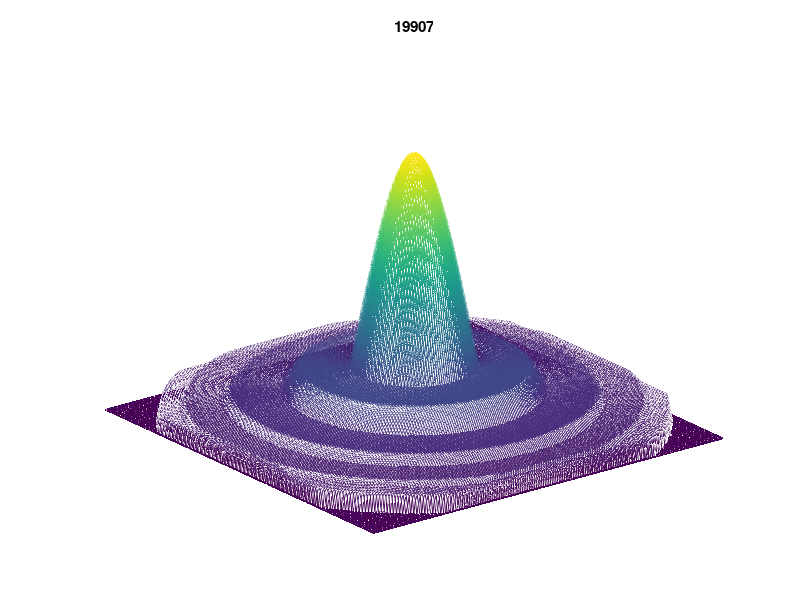
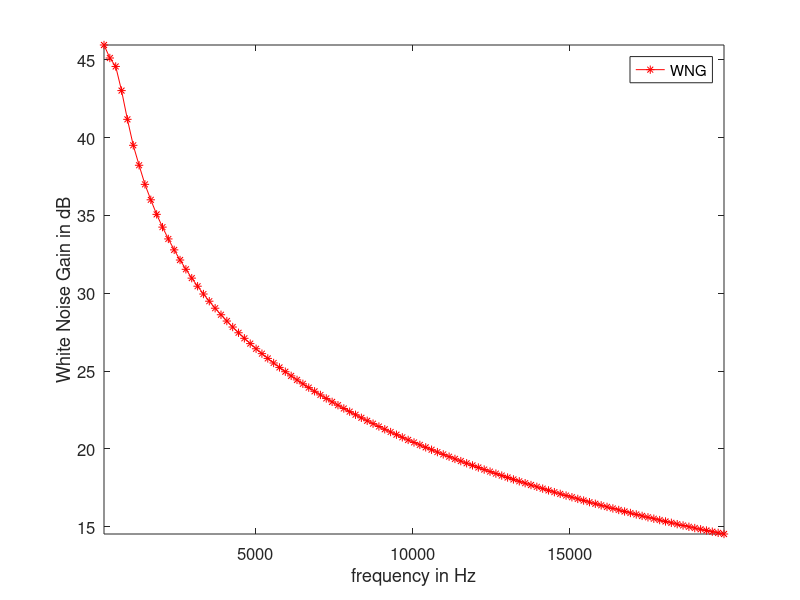

MATLAB code for these plots, in order: (Note: this script raises an error after producing the figures.)
clear;
clc;
set(gcf,'color','w');
c = 343.2;
ft = 48000;
dH = 0.01;
NFIR = 256;
fStep = (ft/2)/(NFIR/2+1);

fLow = 200;
fHigh = 20000;

kTUH = floor(fLow/fStep);
kTOH = floor(fHigh/fStep);

f = fStep*(kTUH:kTOH);       % frequencies used to compute W
% Beamformer
N = 200;
n1 = -N/2:1:(N-2)/2;
n2 = n1;
[n1,n2] = meshgrid(n1,n2);
aux=sqrt(n1.^2+n2.^2);
d=dH;
thetaC = pi/8;
thetaC1 = pi/16;
W_2D = zeros(N, N,kTOH-kTUH+1);

dBmax = 40;

B_REF = zeros(100,120);
x = linspace(0,5,100);
t = linspace(0, pi/2, 100);
p = linspace(-pi, pi, 120);
%y=dBmax*sinc(x);
y =sin(pi*x)./(pi*x);
y(1) = 1;
B_REF(:,1) = abs(y);
for i=2:120
    B_REF(:,i) = B_REF(:,1);
end

% plot(B_REF(1:90,1))
% ylabel('gain');
% xlabel('elevation angle');
% axis tight
% set(gcf,'color','w');
%%
% 3D plot
B_REF = max(0,20*log10(B_REF+eps)+dBmax);
Xc = B_REF .* (sin(t')*cos(p));
Yc = B_REF .* (sin(t')*sin(p));
Zc = B_REF .* (cos(t')*ones(1,length(p)));

mesh(Xc,Yc,Zc,B_REF);
title('Expected Beam-pattern: dB');

alph = x(2)./t(2);
   
figure(1)
Sphere = ones(100,120);
B_REF = zeros(100,120);

%calculate the weight for broadband beamformer ============================
for k=kTUH:kTOH

    Rc = k*fStep*N*dH/c;
    boudary  = find(aux> Rc );
    temp = aux/Rc;    
    temp1 = alph*pi*asin(temp);
    temp2 = abs(sin(temp1)./(temp1));
    %idxBound = floor((N-Rc)/2);
    %temp2(boudary)=temp2(idxBound+1,floor(N/2)+1);
    temp2(boudary)= 0;
    Hd = (temp2);
    Hd(N/2+1,N/2+1)=1;

    % 3D plot
%     if k > kTOH -30    
%        
%         Sphere = ones(100,120)*Rc;
%         Line = Hd(101,101:101+floor(Rc));
%         B_REF(:,1) = interp1(1:floor(Rc)+1,Line,1:100);
%         for i=2:120
%             B_REF(:,i) = B_REF(:,1);
%         end
%         Xc = Sphere .* (sin(t')*cos(p));
%         Yc = Sphere .* (sin(t')*sin(p));
%         Zc = Sphere .* (cos(t')*ones(1,length(p)));
% 
%         mesh(Xc,Yc,Zc,B_REF,'FaceLighting','gouraud','LineWidth',0.1);
%         title('Spherical Coordinate at difference Radius');
%         alpha 0.01
%         hold on
%     end    
%    colormap(parula(64))
    mesh(Hd);
    hold on
    axis off
    title(k*fStep)

    h =fftshift(ifft2(rot90(fftshift(rot90(Hd,2)),2)));

    W_2D(:,:,k-kTUH+1) = h;
    
    pause(0.05);
end

W = ones(N*N,kTOH-kTUH+1);
for iMic=1:N
   for jMic=1:N
      W((iMic-1)*N+jMic,:) = (W_2D(iMic,jMic,:));
   end
end
%%
%verify the beam pattern ==================================================
%White Noise Gain
WNG = zeros(kTOH-kTUH+1,1);
for i=1:kTOH-kTUH+1
   WNG(i) =  W(:,i)'*W(:,i);
end

Plot_Color = {'r', 'g', 'b', 'k'};
Marker = {
'*' ,... %Asterisk
'x' ,... %Cross
'^' ,... %Upward-pointing triangle
'v' ,... %Downward-pointing triangle
'>' ,... %Right-pointing triangle
'<' ,... %Left-pointing triangle   
'square' ,... %or 's'   Square
'diamond' ,... %or 'd'  Diamond
'o' ,... %Circle
'pentagram' ,... %or 'p'  Five-pointed star (pentagram)
'hexagram' ,... %or 'h'''  Six-pointed star (hexagram)
'none',...  %No marker (default)
'+',... %  Plus sign
'.'  %Point
};
pos = [0.5 0.5 0.4 0.4];
figure('numbertitle','off','name','White Noise Gain','Units','normal',...
       'Position',pos);
plot(f,10*log10(1./WNG),strcat('-',Plot_Color{1},Marker{1}),'MarkerEdgeColor',Plot_Color{1});
xlabel('frequency in Hz');
ylabel('White Noise Gain in dB');
legend('WNG');
set(gca,'FontSize', 12);
axis tight
set(gcf,'color','w');

% Full array
mics_ref = zeros(N*N,2);
for yPos = 1: N
  for xPos = 1:N
      mics_ref(xPos + N*(yPos-1), 1) = (xPos)*dH-(N/2)*dH;   
      mics_ref(xPos + N*(yPos-1), 2) = (yPos)*dH-(N/2)*dH;
  end
end


%%%%%%%%%% plot beam response
Fsh = ft/2;                  % half of sampling frequency
Nh = NFIR/2+1;   
klow = round(fLow/Fsh*Nh);     % low index
kup = round(fHigh/Fsh*Nh);      % high index
fp = [2500 4000 8000 16000];
kf = round(fp/Fsh*Nh);
%fp = Fsh/Nh*kf;              % frequencies rounded to FFT grid
kf = kf-klow+1;              % index used in W matrix corresponding to fp 
pos = [0.045 0.045 0.45 0.45];
% for k = 1:length(fp)
%     figure('numbertitle','off','name','Fixed Array radiation pattern (dB)',...
%                   'Units','normal','Position',pos);
% 
%     %Plotting beam-pattern for 1st looking direction 
%     [R,t,p] = array_pattern_fft(mics_ref,W,fp(k),kf(k)); 
%     R = R/max(R(:));
% 
%     RdB = max(0,10*log10(R+eps)+dBmax);
%     %RdB = max(0,sqrt(R));
%     RB_90 = RdB(end,:);
%     BW  = find(RB_90 > dBmax -3 ); 
%     %polar(p,RdB(end,:)); 
% 
%     % 3D plot
%     Xc = RdB .* (sin(t')*cos(p));
%     Yc = RdB .* (sin(t')*sin(p));
%     Zc = RdB .* (cos(t')*ones(1,length(p)));
% 
%     mesh(Xc,Yc,Zc,RdB);
%        
%     pos(1) = pos(1) + 0.3;
%     
%     ght = title(sprintf('f = %3.2f Hz, unit dB',fp(k)));
%     colormap jet;
% end   

[goc, BS] = Directivity(mics_ref,W,f);
BS_dB = max(0,10*log10(BS+eps)+dBmax);
[Fxx,Fyy] = meshgrid(goc/pi*180,f);

figure('numbertitle','off','name','Fixed Array radiation pattern (dB)',...
                  'Units','normal','Position',[0.1 0.1 0.5 0.5]);
surf(Fxx,Fyy,sqrt(BS));
xlabel('elevator');
ylabel('frequency');
set(gcf,'color','w');
